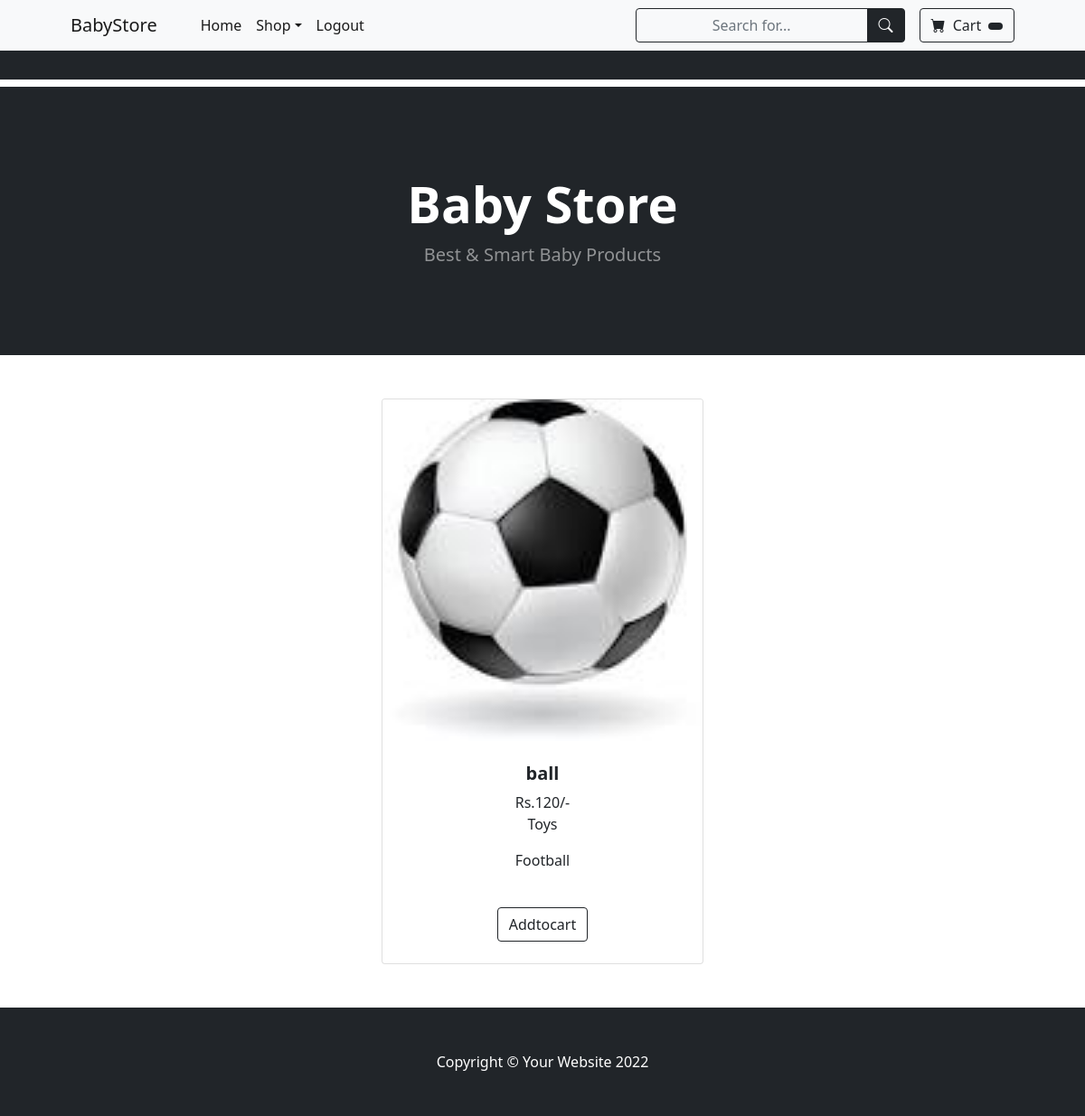
The app's page /product/4 with its own data.
### owner/models.py (models this page shows, shortened)
class Product(models.Model):
    product_name=models.CharField(max_length=200,unique=True)
    category=models.ForeignKey(Categories,on_delete=models.CASCADE)
    image=models.ImageField(upload_to="images",null=True)
    price=models.PositiveIntegerField()
    description=models.CharField(max_length=250,null=True)

class Categories(models.Model):
    category_name=models.CharField(max_length=200,unique=True)
    is_active=models.BooleanField(default=True)
    def __str__(self):
        return self.category_name

### customer/views.py (the view)
# urls.py: path("product/<int:id>", views.ProductDetailView.as_view(), name="product-detail"),
class ProductDetailView(DetailView):
    model = Product
    template_name = "product-detail.html"
    context_object_name = "product"
    pk_url_kwarg = "id"

### customer/templates/product-detail.html
{%extends 'base.html'%}
{%block body_block%}
<div class="container">
    <div class="row">
        <div class="col-4"></div>
        <div class="col-4">
            <div class="card h-100">
                <img class="card-img-top" src="{{product.image.url}}" height="100%" width="100%" alt="..."/>
                <div class="card-body p-4">
                    <div class="text-center">
                        <h5 class="fw-bolder">{{product.product_name}}</h5>
                        Rs.{{product.price}}/-
                        <p>{{product.category}}</p>
                        <p>{{product.description}}</p>
                    </div>
                </div>
                <div class="card-footer p-4 pt-0 border-top-0 bg-transparent">
                    <div class="text-center"><a class="btn btn-outline-dark mt-auto"
                                                href="{%url 'add-cart' product.id%}">Addtocart</a></div>
                </div>
            </div>
        </div>
        <div class="col-4"></div>
    </div>
</div>
{%endblock%}

### records on screen
Product: image (picture), product_name "ball", price "120", category "Toys", description "Football"
